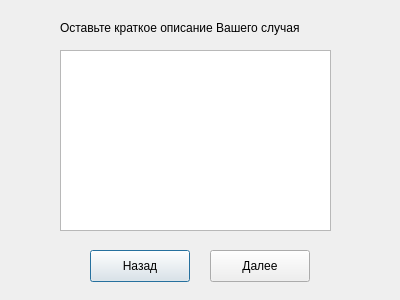
<?xml version="1.0" encoding="UTF-8"?>
<ui version="4.0">
 <class>AboutTovar</class>
 <widget class="QDialog" name="AboutTovar">
  <property name="geometry">
   <rect>
    <x>0</x>
    <y>0</y>
    <width>400</width>
    <height>300</height>
   </rect>
  </property>
  <property name="windowTitle">
   <string>Dialog</string>
  </property>
  <widget class="QLabel" name="label">
   <property name="geometry">
    <rect>
     <x>60</x>
     <y>20</y>
     <width>291</width>
     <height>16</height>
    </rect>
   </property>
   <property name="text">
    <string>Оставьте краткое описание Вашего случая</string>
   </property>
  </widget>
  <widget class="QPushButton" name="pushButton">
   <property name="geometry">
    <rect>
     <x>210</x>
     <y>250</y>
     <width>100</width>
     <height>32</height>
    </rect>
   </property>
   <property name="text">
    <string>Далее</string>
   </property>
  </widget>
  <widget class="QPushButton" name="pushButton_2">
   <property name="geometry">
    <rect>
     <x>90</x>
     <y>250</y>
     <width>100</width>
     <height>32</height>
    </rect>
   </property>
   <property name="text">
    <string>Назад</string>
   </property>
   <property name="autoDefault">
    <bool>false</bool>
   </property>
   <property name="default">
    <bool>true</bool>
   </property>
  </widget>
  <widget class="QPlainTextEdit" name="plainTextEdit">
   <property name="geometry">
    <rect>
     <x>60</x>
     <y>50</y>
     <width>271</width>
     <height>181</height>
    </rect>
   </property>
   <property name="undoRedoEnabled">
    <bool>true</bool>
   </property>
  </widget>
 </widget>
 <resources/>
 <connections/>
</ui>
